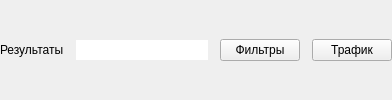
        <widget class="QWidget" name="footer">
         <layout class="QHBoxLayout" name="footerLayout">
          <property name="leftMargin">
           <number>0</number>
          </property>
          <property name="topMargin">
           <number>0</number>
          </property>
          <property name="rightMargin">
           <number>0</number>
          </property>
          <property name="bottomMargin">
           <number>0</number>
          </property>
          <property name="spacing">
           <number>12</number>
          </property>
          <item>
           <widget class="QLabel" name="directoryCaption">
            <property name="text">
             <string>Результаты</string>
            </property>
            <property name="role" stdset="0">
             <string notr="true">muted</string>
            </property>
           </widget>
          </item>
          <item>
           <widget class="QLineEdit" name="currentDirectoryLine">
            <property name="mouseTracking">
             <bool>false</bool>
            </property>
            <property name="focusPolicy">
             <enum>Qt::NoFocus</enum>
            </property>
            <property name="text">
             <string />
            </property>
            <property name="frame">
             <bool>false</bool>
            </property>
            <property name="clearButtonEnabled">
             <bool>true</bool>
            </property>
            <property name="readOnly">
             <bool>true</bool>
            </property>
           </widget>
          </item>
          <item>
           <widget class="QPushButton" name="edit_filter_button">
            <property name="toolTip">
             <string>Edit negatives.txt</string>
            </property>
            <property name="whatsThis">
             <string>IP range distribution</string>
            </property>
            <property name="text">
             <string>Фильтры</string>
            </property>
           </widget>
          </item>
          <item>
           <widget class="QPushButton" name="DataflowModeBut">
            <property name="toolTip">
             <string>Online datastream</string>
            </property>
            <property name="whatsThis">
             <string>Online datastream</string>
            </property>
            <property name="text">
             <string>Трафик</string>
            </property>
           </widget>
          </item>
         </layout>
        </widget>
